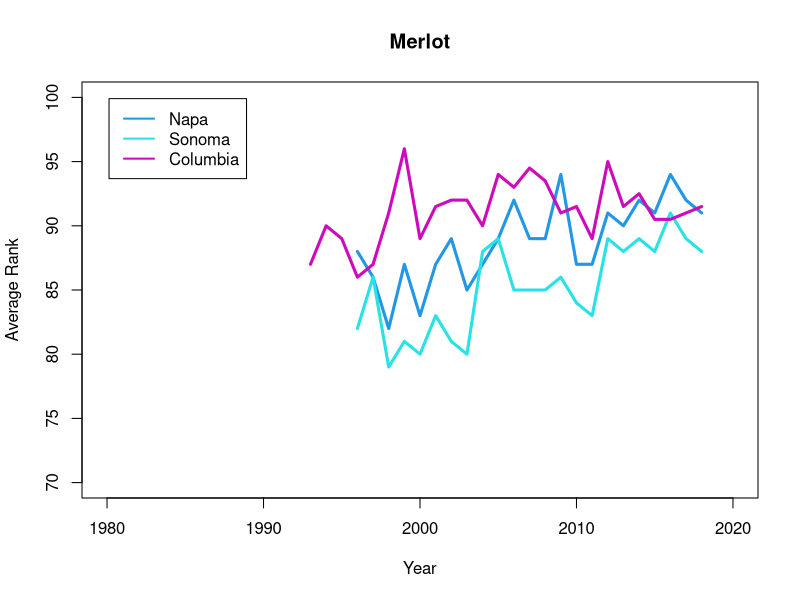
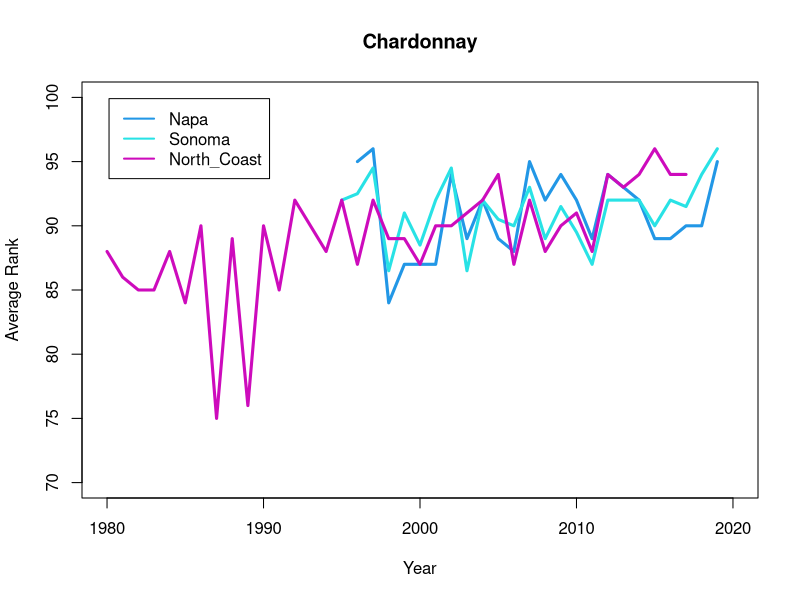
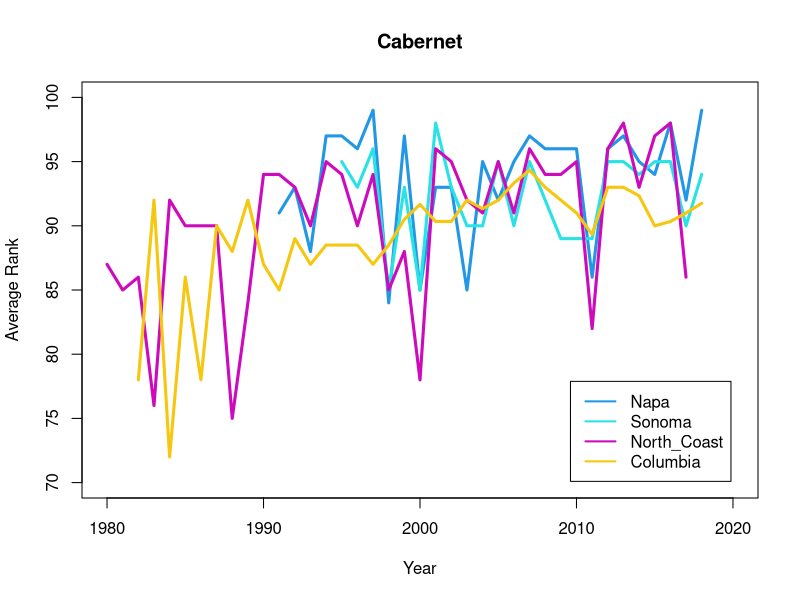
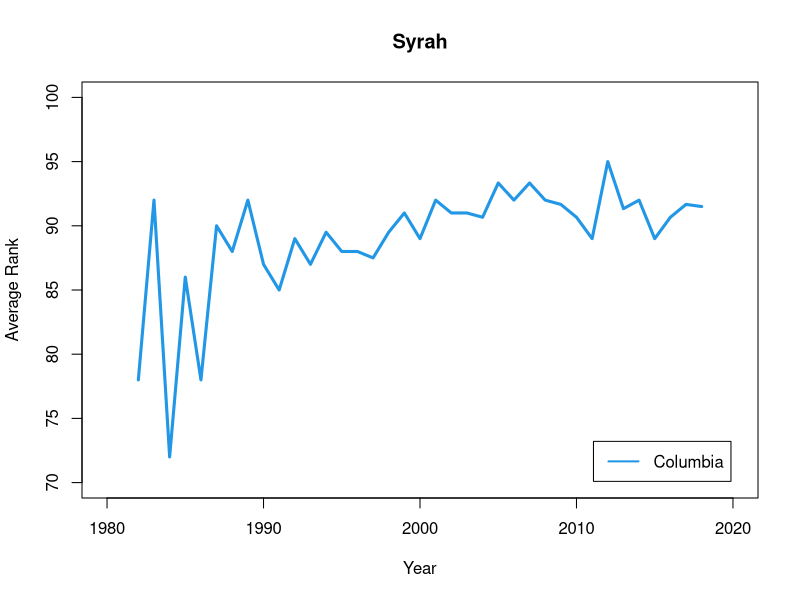
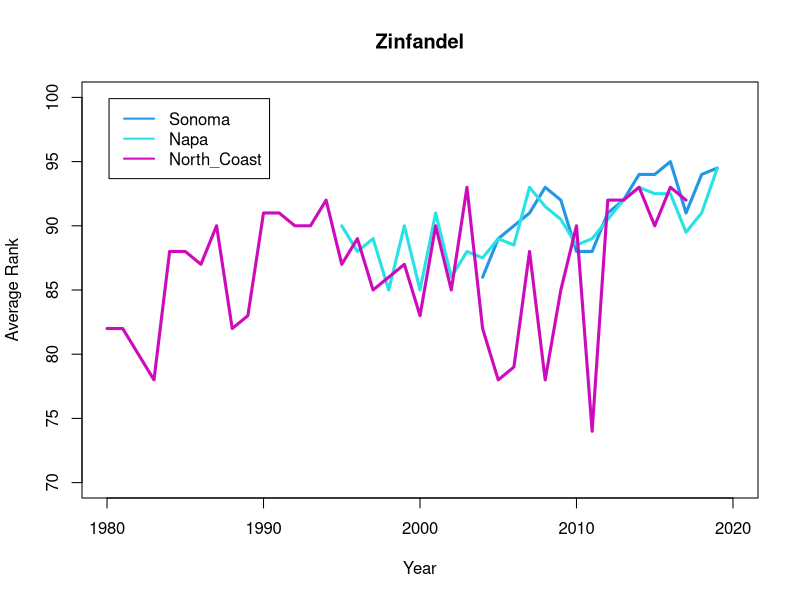
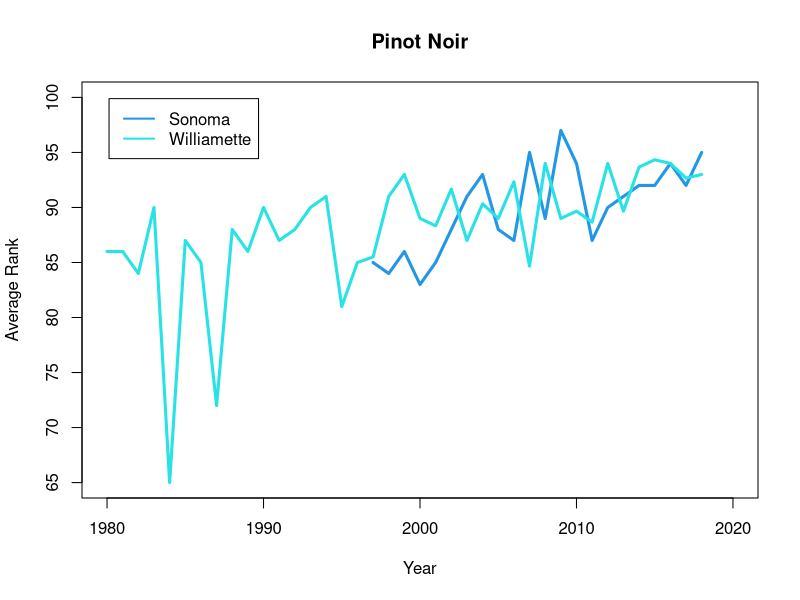
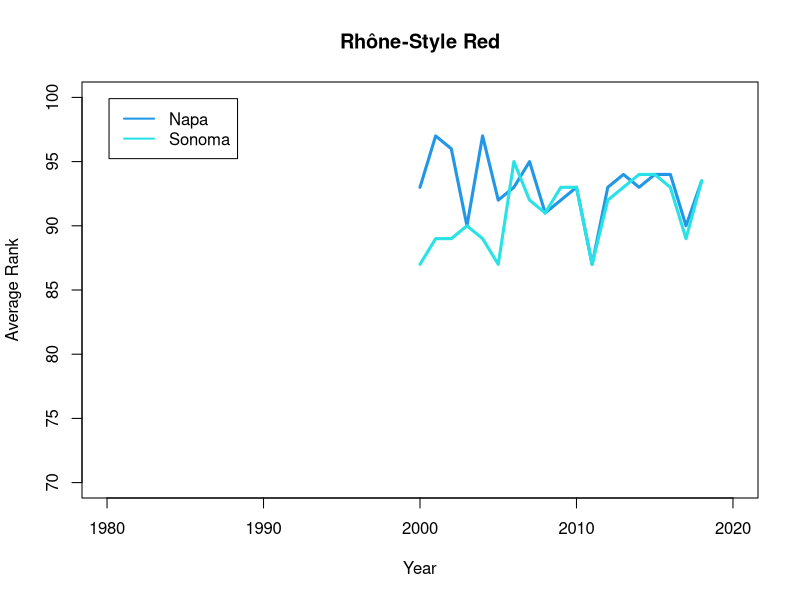

Source code (R) for these figures, in order:

## Read climate data
all.climate <- read.csv("project_winequality/output/climate_allregions.csv", header = TRUE, stringsAsFactors = FALSE)

## Obtain vintage scores
score1 <- read.csv("project_winequality/data/NapaSonomaNC_Vintage.csv", header = TRUE)
score1 <- score1[, -c(8, 9)]
score1[which(score1$Location == "North Coast"), "Location"] <- c("North_Coast")
score2 <- read.csv("project_winequality/data/OR_Vintage.csv", header = TRUE)
score2 <- score2[, -c(8, 9)]
score2[which(score2$Location == "Oregon"), "Location"] <- c("Williamette")
score3 <- read.csv("project_winequality/data/WA_Vintage.csv", header = TRUE)
score3 <- score3[, -c(8, 9)]
score3[which(score3$Location == "Washington"), "Location"] <- c("Columbia")
all.score <- rbind(score1, score2, score3)

## Fix vintage label
all.score[which(all.score$Variety == "Cabernet "), "Variety"] <- c("Cabernet")
## Fix rank (according to latest WS download)
all.score[which(all.score$Variety == "Cabernet" & all.score$Location == "Napa" & all.score$Vintage == 2017), "R1_WS"] <- c(92)
all.score[which(all.score$Variety == "Zinfandel" & all.score$Location == "Napa" & all.score$Vintage == 2018), "R1_WS"] <- c(92)
all.score[which(all.score$Variety == "Zinfandel" & all.score$Location == "Sonoma" & all.score$Vintage == 2018), "R1_WS"] <- c(94)
all.score[which(all.score$Variety == "Rhône-Style Reds" & all.score$Location == "Napa" & all.score$Vintage == 2017), "R1_WS"] <- c(90)
all.score[which(all.score$Variety == "Rhône-Style Reds" & all.score$Location == "Sonoma" & all.score$Vintage == 2017), "R1_WS"] <- c(89)
## Fix averaging of ranks
all.score$Avg_Rank <- apply(all.score[, c("R1_WS", "R2_WE", "R3_WA")], MARGIN = 1, FUN = function(X) mean(X, na.rm = TRUE))
## Remove NAs
all.score <- subset(all.score, Avg_Rank > 0 & Vintage > 1979)

###
### Plots for summarizing data
###

## Plot ranks of Merlot
## Make plots for visualizing
pdf(file = "project_winequality/output/Ranks_Merlot.pdf", width = 8, height = 6)
merlot.sub <- subset(all.score, Variety == "Merlot")
loc.sub <- unique(merlot.sub$Location)
xrange = c(1980, 2020)
yrange = c(70, 100)
plot(NA,
     xlim = xrange,
     ylim = yrange,
     xlab = "Year", ylab = "Average Rank",
     main = "Merlot")
for(i in 1:length(loc.sub)){
    temp <- subset(merlot.sub, Location == loc.sub[i])
    temp <- temp[order(temp$Vintage), ]
    points(Avg_Rank ~ Vintage, data = temp, type = "l", col = i + 3, lwd = 3)
}
legend("topleft", legend = loc.sub, col = c(4:6), lty = "solid", inset = 0.04, lwd = 2)
dev.off()

## Plot ranks of Chardonnay
## Make plots for visualizing
pdf(file = "project_winequality/output/Ranks_Chardonnay.pdf", width = 8, height = 6)
chardonnay.sub <- subset(all.score, Variety == "Chardonnay")
loc.sub <- unique(chardonnay.sub$Location)
xrange = c(1980, 2020)
yrange = c(70, 100)
plot(NA,
     xlim = xrange,
     ylim = yrange,
     xlab = "Year", ylab = "Average Rank",
     main = "Chardonnay")
for(i in 1:length(loc.sub)){
    temp <- subset(chardonnay.sub, Location == loc.sub[i])
    temp <- temp[order(temp$Vintage), ]
    points(Avg_Rank ~ Vintage, data = temp, type = "l", col = i + 3, lwd = 3)
}
legend("topleft", legend = loc.sub, col = c(4:6), lty = "solid", inset = 0.04, lwd = 2)
dev.off()

## Plot ranks of Cabernet
## Make plots for visualizing
pdf(file = "project_winequality/output/Ranks_Cabernet.pdf", width = 8, height = 6)
cabernet.sub <- subset(all.score, Variety == "Cabernet")
loc.sub <- unique(cabernet.sub$Location)
xrange = c(1980, 2020)
yrange = c(70, 100)
plot(NA,
     xlim = xrange,
     ylim = yrange,
     xlab = "Year", ylab = "Average Rank",
     main = "Cabernet")
for(i in 1:length(loc.sub)){
    temp <- subset(cabernet.sub, Location == loc.sub[i])
    temp <- temp[order(temp$Vintage), ]
    points(Avg_Rank ~ Vintage, data = temp, type = "l", col = i + 3, lwd = 3)
}
legend("bottomright", legend = loc.sub, col = c(4:7), lty = "solid", inset = 0.04, lwd = 2)
dev.off()

## Plot ranks of Syrah
## Make plots for visualizing
pdf(file = "project_winequality/output/Ranks_Syrah.pdf", width = 8, height = 6)
syrah.sub <- subset(all.score, Variety == "Syrah")
loc.sub <- unique(syrah.sub$Location)
xrange = c(1980, 2020)
yrange = c(70, 100)
plot(NA,
     xlim = xrange,
     ylim = yrange,
     xlab = "Year", ylab = "Average Rank",
     main = "Syrah")
for(i in 1:length(loc.sub)){
    temp <- subset(syrah.sub, Location == loc.sub[i])
    temp <- temp[order(temp$Vintage), ]
    points(Avg_Rank ~ Vintage, data = temp, type = "l", col = i + 3, lwd = 3)
}
legend("bottomright", legend = loc.sub, col = c(4:7), lty = "solid", inset = 0.04, lwd = 2)
dev.off()

## Plot ranks of Zinfandel
## Make plots for visualizing
pdf(file = "project_winequality/output/Ranks_Zinfandel.pdf", width = 8, height = 6)
zinfandel.sub <- subset(all.score, Variety == "Zinfandel")
loc.sub <- unique(zinfandel.sub$Location)
xrange = c(1980, 2020)
yrange = c(70, 100)
plot(NA,
     xlim = xrange,
     ylim = yrange,
     xlab = "Year", ylab = "Average Rank",
     main = "Zinfandel")
for(i in 1:length(loc.sub)){
    temp <- subset(zinfandel.sub, Location == loc.sub[i])
    temp <- temp[order(temp$Vintage), ]
    points(Avg_Rank ~ Vintage, data = temp, type = "l", col = i + 3, lwd = 3)
}
legend("topleft", legend = loc.sub, col = c(4:7), lty = "solid", inset = 0.04, lwd = 2)
dev.off()

## Plot ranks of Pinot Noir
## Make plots for visualizing
pdf(file = "project_winequality/output/Ranks_Pinot_Noir.pdf", width = 8, height = 6)
pinotnoir.sub <- subset(all.score, Variety == "Pinot Noir")
loc.sub <- unique(pinotnoir.sub$Location)
xrange = c(1980, 2020)
yrange = c(65, 100)
plot(NA,
     xlim = xrange,
     ylim = yrange,
     xlab = "Year", ylab = "Average Rank",
     main = "Pinot Noir")
for(i in 1:length(loc.sub)){
    temp <- subset(pinotnoir.sub, Location == loc.sub[i])
    temp <- temp[order(temp$Vintage), ]
    points(Avg_Rank ~ Vintage, data = temp, type = "l", col = i + 3, lwd = 3)
}
legend("topleft", legend = loc.sub, col = c(4:7), lty = "solid", inset = 0.04, lwd = 2)
dev.off()

## Plot ranks of Rhône-Style Red
## Make plots for visualizing
pdf(file = "project_winequality/output/Ranks_Rhone.pdf", width = 8, height = 6)
rhone.sub <- subset(all.score, Variety == "Rhône-Style Reds")
loc.sub <- unique(rhone.sub$Location)
xrange = c(1980, 2020)
yrange = c(70, 100)
plot(NA,
     xlim = xrange,
     ylim = yrange,
     xlab = "Year", ylab = "Average Rank",
     main = "Rhône-Style Red")
for(i in 1:length(loc.sub)){
    temp <- subset(rhone.sub, Location == loc.sub[i])
    temp <- temp[order(temp$Vintage), ]
    points(Avg_Rank ~ Vintage, data = temp, type = "l", col = i + 3, lwd = 3)
}
legend("topleft", legend = loc.sub, col = c(4:7), lty = "solid", inset = 0.04, lwd = 2)
dev.off()
